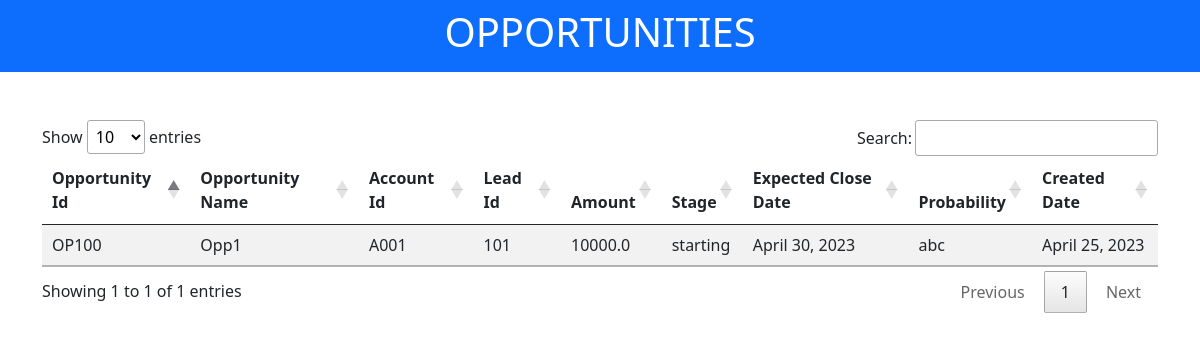
Page /OP001details on the earlier database version.
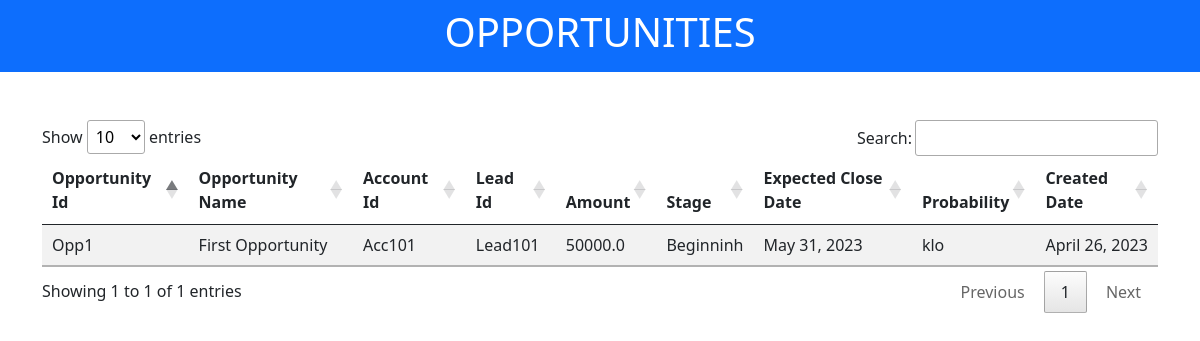
Same page on the later database version.
### Opportunities/models.py (models this page shows, shortened)
class OpportunitiesModel(models.Model):
    opportunity_id = models.CharField(primary_key=True,max_length=255)
    opportunity_name = models.CharField(max_length=255)
    account_id = models.ForeignKey(AccountsModel, on_delete=models.CASCADE,null=True)
    lead_id = models.ForeignKey(Leads, on_delete=models.CASCADE,null=True)
    amount = models.FloatField()
    stage = models.CharField(max_length=255)
    expected_close_date = models.DateField()
    probability = models.CharField(max_length=255)
    created_date = models.DateField()
    class Meta:
        verbose_name_plural = 'Oppurtunity'

### Accounts/models.py (models this page shows, shortened)
class AccountsModel(models.Model):
    account_id = models.CharField(primary_key=True,max_length=255)
    account_name = models.CharField(max_length=255)
    industry = models.CharField(max_length=255)
    website = models.CharField(max_length=255)
    phone_number = models.IntegerField(unique=True, validators=[RegexValidator(regex='^\d{10}$', message='Length has to be 10', code='Invalid number')])
    billing_address = models.CharField(max_length=255)
    shipping_address = models.CharField(max_length=255)
    class Meta:
        verbose_name_plural = 'Accounts'

### Leads/models.py (models this page shows, shortened)
class Leads(models.Model):
    leads_id = models.CharField(primary_key = True,max_length=255)
    first_name = models.CharField(max_length=255)
    last_name = models.CharField(max_length=255)
    email = models.EmailField()
    phone_number = models.IntegerField(unique=True, validators=[RegexValidator(regex='^\d{10}$', message='Length has to be 10', code='Invalid number')])
    company = models.CharField(max_length=255)
    lead_source = models.CharField(max_length=255)
    status = models.CharField(max_length=255)
    created_date = models.DateField()
    class Meta:
        verbose_name_plural = 'Leads'

### Opportunities/views.py (the view)
# urls.py: path('OP001details', views.opportunity, name="opportunitydetails")
def opportunity(request):
    opportunities = OpportunitiesModel.objects.all()
    return render(request, "templates/opportunity/opportunities.html", {'opportunities': opportunities})

### templates/opportunity/opportunities.html (shortened to what this page needs)
{% load static %}
<!doctype html>
<html lang="en">
<head>
    <link href="{% static 'css/bootstrap.min.css' %}" rel="stylesheet"
>
    <link rel="stylesheet" href="{% static 'css/datatable.min.css' %}" />
</head>
<body>
<div class="container-fluid p-2 bg-primary text-white text-center">
    <h1>OPPORTUNITIES</h1>
</div>
<div class="container mt-5">
      <table id="table1" class="table table-striped">
         <thead>
        <tr>
            <th>Opportunity Id</th>
            <th>Opportunity Name</th>
            <th>Account Id</th>
            <th>Lead Id</th>
            <th>Amount</th>
            <th>Stage</th>
            <th>Expected Close Date</th>
            <th>Probability</th>
            <th>Created Date</th>
        </tr>
        </thead>
        <tbody>
        {% for x in opportunities %}
            <tr>
                <td>{{ x.opportunity_id }}</td>
                <td>{{ x.opportunity_name }}</td>
                <td>{{ x.account_id.account_id }}</td>
                <td>{{ x.lead_id.leads_id }}</td>
                <td>{{ x.amount }}</td>
                <td>{{ x.stage }}</td>
                <td>{{ x.expected_close_date }}</td>
                <td>{{ x.probability }}</td>
                <td>{{ x.created_date }}</td>
            </tr>
        {% endfor %}
        </tbody>
    </table>
</div>
</body>
</html>

Differences in the rows shown:
removed OpportunitiesModel: opportunity_id "OP100", opportunity_name "Opp1", account_id.account_id "A001", lead_id.leads_id "101", amount "10000.0", stage "starting", expected_close_date "April 30, 2023", probability "abc", created_date "April 25, 2023"
added OpportunitiesModel: opportunity_id "Opp1", opportunity_name "First Opportunity", account_id.account_id "Acc101", lead_id.leads_id "Lead101", amount "50000.0", stage "Beginninh", expected_close_date "May 31, 2023", probability "klo", created_date "April 26, 2023"
